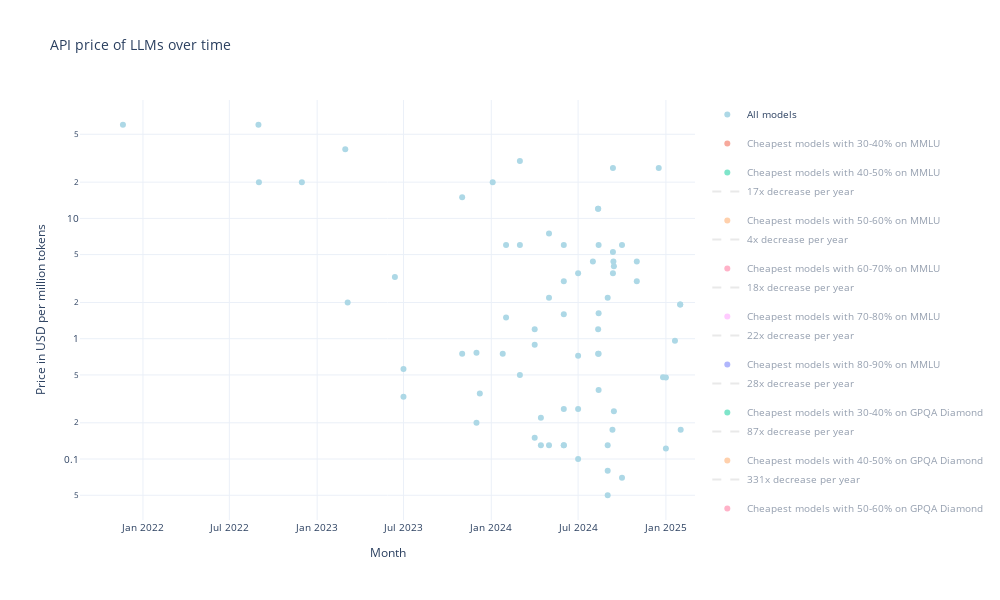

Source (notebook cell):
### Code cell
fig = go.Figure()
fig.add_trace(go.Scatter(
    x=aa_df['Release Date'],
    y=aa_df['USD per 1M Tokens'],
    mode='markers',
    name=f'All models',
    text=aa_df['Model Name'],
    marker=dict(color='lightblue')
))
for bench in benchmarks:
    if benchmark_is_mqa[bench]:
        performance_lower_bounds = range(30, 100, performance_step)
    elif bench == 'LMSys Chatbot Arena ELO':
        continue
    else:
        performance_lower_bounds = range(10, 100, performance_step)
    
    for performance_lower_bound in performance_lower_bounds:
        performance_upper_bound = min(performance_lower_bound + performance_delta, 100)

        performance_range_str = str([performance_lower_bound, performance_upper_bound])

        cheapest_models_df = cheapest_models_lookup[bench][performance_range_str]

        if len(cheapest_models_df) == 0:
            continue

        fig.add_trace(go.Scatter(
            x=cheapest_models_df['Release Date'],
            y=cheapest_models_df['USD per 1M Tokens'],
            mode='markers+text',
            name=f'Cheapest models with {performance_lower_bound}-{performance_upper_bound}% on {bench}',
            text=cheapest_models_df['Model Name'],
            textposition='bottom left',
            # marker=dict(color='blue'),
            visible="legendonly",  # Hide this trace by default
            legendgroup=f'{bench}_{performance_range_str}',
        ))

        exponential_model = regression_models_lookup[bench][performance_range_str]
        if exponential_model is None:
            continue
        
        annual_slope = exponential_model.params['date'] * 365  # Convert daily to annual
        annual_factor = int(round(10**(-annual_slope)))  # Convert log slope to factor
        # Plot the exponential trendline with the data
        fig.add_trace(go.Scatter(
            x=cheapest_models_df['Release Date'],
            y=10**exponential_model.predict(cheapest_models_df['date']),
            mode='lines',
            name=f'{annual_factor}x decrease per year',
            visible="legendonly",
            legendgroup=f'{bench}_{performance_range_str}',
            line=dict(color='lightgrey', dash='dash')
        ))
fig.update_layout(
    title=f'API price of LLMs over time'
)
fig.update_traces(textposition='bottom left')
fig.update_layout(yaxis_type='log')
fig.update_layout(xaxis_title='Month')
fig.update_layout(yaxis_title='Price in USD per million tokens')
# Lower the lower x limit
fig.update_layout(xaxis_range=[aa_df['Release Date'].min() - pd.Timedelta(days=90), aa_df['Release Date'].max() + pd.Timedelta(days=30)])
fig.update_layout(
    width=1000,
    height=600,
    font=dict(size=10),
    # legend=dict(
    #     yanchor="top",
    #     y=0.99,
    #     xanchor="right",
    #     x=0.99,
    #     bordercolor="lightgrey",
    #     borderwidth=1
    # )
)

if save:
    save_plot(fig, results_subdir, 'aa_cheapest_models_all_interactive', extensions=['html'])

fig.show()

### Figure 1 — Plotly figure (JSON) as saved in the notebook; plotly's stock layout.template omitted (floating-point values rounded to 4 significant figures)
{"data": [{"marker": {"color": "lightblue"}, "mode": "markers", "name": "All models", "text": ["GPT-3", "GPT-3", "GPT-3", "GPT-3.5", "GPT-4", "GPT-3.5 Turbo", "GPT-3.5 Turbo", "Llama-2-Chat-7B", "Llama-2-Chat-13B", "GPT-4 Turbo", "GPT-3.5 Turbo", "Llama 2-7B", "Llama 2-70B Chat", "Llama 2-13B", "GPT-3", "GPT-3.5 Turbo", "Mistral-Small-2024-02", "Mistral-Large-2024-02", "Claude-3-Opus", "Claude-3-Haiku", "Claude-3-Sonnet", "Llama-3-Instruct-70B", "Llama-3-Instruct-8B", "Mistral-8x22", "Llama 2-13B", "Llama 2-7B", "GPT-4o-2024-05", "Gemini-1.5-Pro-2024-05", "Gemini-1.5-Flash-2024-05", "Mistral-Large-2-2024-06", "Mistral-NeMo", "Claude-3.5-Haiku", "Claude-3.5-Sonnet-2024-06", "Gemma-2-9B", "Gemma-2-27B", "GPT-4o-mini", "Llama-3.1-Instruct-70B", "Llama-3.1-Instruct-405B", "Llama-3.1-Instruct-8B", "GPT-4o-2024-08", "Claude Instant", "Claude 2", "Claude 2.1", "Gemini 1.0 Pro", "Cohere Command", "Cohere Command Light", "Command R", "Command R+", "Gemini-1.5-Pro-2024-09", "Gemini-1.5-Flash-2024-09", "Llama-3.2-Instruct-3B", "Llama-3.2-Instruct-1B", "DeepSeek-Coder-V2 236B", "Jamba 1.5-Large", "o1-mini", "o1-preview", "Command R+", "Reka Core", "Mistral 7B", "Gemini-1.5-Flash-8B", "Claude-3.5-Sonnet-2024-10", "GPT-4o-2024-11", "Mistral-Large-2-2024-11", "o1", "DeepSeek-V3", "Mistral Small 3", "Phi 4", "DeepSeek-R1", "o1-mini", "o3-mini", "Gemini 2.0 Flash"], "textposition": "bottom left", "type": "scatter", "x": ["2021-11-20T00:00:00", "2022-08-31T00:00:00", "2022-09-01T00:00:00", "2022-11-30T00:00:00", "2023-03-01T00:00:00", "2023-03-06T00:00:00", "2023-06-13T00:00:00", "2023-07-01T00:00:00", "2023-07-01T00:00:00", "2023-11-01T00:00:00", "2023-11-01T00:00:00", "2023-12-01T00:00:00", "2023-12-01T00:00:00", "2023-12-08T00:00:00", "2024-01-04T00:00:00", "2024-01-25T00:00:00", "2024-02-01T00:00:00", "2024-02-01T00:00:00", "2024-03-01T00:00:00", "2024-03-01T00:00:00", "2024-03-01T00:00:00", "2024-04-01T00:00:00", "2024-04-01T00:00:00", "2024-04-01T00:00:00", "2024-04-14T00:00:00", "2024-04-14T00:00:00", "2024-05-01T00:00:00", "2024-05-01T00:00:00", "2024-05-01T00:00:00", "2024-06-01T00:00:00", "2024-06-01T00:00:00", "2024-06-01T00:00:00", "2024-06-01T00:00:00", "2024-06-01T00:00:00", "2024-06-01T00:00:00", "2024-07-01T00:00:00", "2024-07-01T00:00:00", "2024-07-01T00:00:00", "2024-07-01T00:00:00", "2024-08-01T00:00:00", "2024-08-12T00:00:00", "2024-08-12T00:00:00", "2024-08-12T00:00:00", "2024-08-12T00:00:00", "2024-08-13T00:00:00", "2024-08-13T00:00:00", "2024-08-13T00:00:00", "2024-08-13T00:00:00", "2024-09-01T00:00:00", "2024-09-01T00:00:00", "2024-09-01T00:00:00", "2024-09-01T00:00:00", "2024-09-11T00:00:00", "2024-09-12T00:00:00", "2024-09-12T00:00:00", "2024-09-12T00:00:00", "2024-09-13T00:00:00", "2024-09-14T00:00:00", "2024-09-14T00:00:00", "2024-10-01T00:00:00", "2024-10-01T00:00:00", "2024-11-01T00:00:00", "2024-11-01T00:00:00", "2024-12-17T00:00:00", "2024-12-26T00:00:00", "2025-01-01T00:00:00", "2025-01-01T00:00:00", "2025-01-20T00:00:00", "2025-01-31T00:00:00", "2025-01-31T00:00:00", "2025-02-01T00:00:00"], "y": [60, 60, 20, 20, 37.5, 2, 3.25, 0.33, 0.56, 15, 0.75, 0.2, 0.7625, 0.35, 20, 0.75, 1.5, 6, 30, 0.5, 6, 0.89, 0.15, 1.2, 0.22, 0.13, 7.5, 2.19, 0.13, 3, 0.13, 1.6, 6, 0.13, 0.26, 0.26, 0.72, 3.5, 0.1, 4.38, 1.2, 12, 12, 0.75, 1.625, 0.375, 0.75, 6, 2.19, 0.13, 0.08, 0.05, 0.175, 3.5, 5.25, 26.25, 4.375, 4, 0.25, 0.07, 6, 4.38, 3, 26.25, 0.4775, 0.475, 0.1225, 0.96, 1.925, 1.925, 0.175]}, {"legendgroup": "MMLU_[30, 40]", "mode": "markers+text", "name": "Cheapest models with 30-40% on MMLU", "text": ["Llama-3.2-Instruct-1B"], "textposition": "bottom left", "type": "scatter", "visible": "legendonly", "x": ["2024-09-01T00:00:00"], "y": [0.05]}, {"legendgroup": "MMLU_[40, 50]", "mode": "markers+text", "name": "Cheapest models with 40-50% on MMLU", "text": ["GPT-3", "GPT-3", "Llama-2-Chat-13B", "Llama 2-7B", "Llama 2-7B"], "textposition": "bottom left", "type": "scatter", "visible": "legendonly", "x": ["2021-11-20T00:00:00", "2022-09-01T00:00:00", "2023-07-01T00:00:00", "2023-12-01T00:00:00", "2024-04-14T00:00:00"], "y": [60, 20, 0.56, 0.2, 0.13]}, {"legendgroup": "MMLU_[40, 50]", "line": {"color": "lightgrey", "dash": "dash"}, "mode": "lines", "name": "17x decrease per year", "textposition": "bottom left", "type": "scatter", "visible": "legendonly", "x": ["2021-11-20T00:00:00", "2022-09-01T00:00:00", "2023-07-01T00:00:00", "2023-12-01T00:00:00", "2024-04-14T00:00:00"], "y": [83.25, 9.195, 0.8837, 0.2708, 0.09537]}, {"legendgroup": "MMLU_[50, 60]", "mode": "markers+text", "name": "Cheapest models with 50-60% on MMLU", "text": ["Llama 2-13B", "Llama 2-13B"], "textposition": "bottom left", "type": "scatter", "visible": "legendonly", "x": ["2023-12-08T00:00:00", "2024-04-14T00:00:00"], "y": [0.35, 0.22]}, {"legendgroup": "MMLU_[50, 60]", "line": {"color": "lightgrey", "dash": "dash"}, "mode": "lines", "name": "4x decrease per year", "textposition": "bottom left", "type": "scatter", "visible": "legendonly", "x": ["2023-12-08T00:00:00", "2024-04-14T00:00:00"], "y": [0.35, 0.22]}, {"legendgroup": "MMLU_[60, 70]", "mode": "markers+text", "name": "Cheapest models with 60-70% on MMLU", "text": ["GPT-3.5", "GPT-3.5 Turbo", "GPT-3.5 Turbo", "Llama-3-Instruct-8B", "Mistral-NeMo", "Llama-3.2-Instruct-3B"], "textposition": "bottom left", "type": "scatter", "visible": "legendonly", "x": ["2022-11-30T00:00:00", "2023-03-06T00:00:00", "2023-11-01T00:00:00", "2024-04-01T00:00:00", "2024-06-01T00:00:00", "2024-09-01T00:00:00"], "y": [20, 2, 0.75, 0.15, 0.13, 0.08]}, {"legendgroup": "MMLU_[60, 70]", "line": {"color": "lightgrey", "dash": "dash"}, "mode": "lines", "name": "18x decrease per year", "textposition": "bottom left", "type": "scatter", "visible": "legendonly", "x": ["2022-11-30T00:00:00", "2023-03-06T00:00:00", "2023-11-01T00:00:00", "2024-04-01T00:00:00", "2024-06-01T00:00:00", "2024-09-01T00:00:00"], "y": [9.732, 4.549, 0.6796, 0.2039, 0.1257, 0.06067]}, {"legendgroup": "MMLU_[70, 80]", "mode": "markers+text", "name": "Cheapest models with 70-80% on MMLU", "text": ["Claude-3-Haiku", "Gemini-1.5-Flash-2024-05", "Llama-3.1-Instruct-8B", "Gemini-1.5-Flash-8B"], "textposition": "bottom left", "type": "scatter", "visible": "legendonly", "x": ["2024-03-01T00:00:00", "2024-05-01T00:00:00", "2024-07-01T00:00:00", "2024-10-01T00:00:00"], "y": [0.5, 0.13, 0.1, 0.07]}, {"legendgroup": "MMLU_[70, 80]", "line": {"color": "lightgrey", "dash": "dash"}, "mode": "lines", "name": "22x decrease per year", "textposition": "bottom left", "type": "scatter", "visible": "legendonly", "x": ["2024-03-01T00:00:00", "2024-05-01T00:00:00", "2024-07-01T00:00:00", "2024-10-01T00:00:00"], "y": [0.3371, 0.2016, 0.1206, 0.05552]}, {"legendgroup": "MMLU_[80, 90]", "mode": "markers+text", "name": "Cheapest models with 80-90% on MMLU", "text": ["GPT-4", "GPT-4 Turbo", "Gemini-1.5-Pro-2024-05", "Claude-3.5-Haiku", "GPT-4o-mini", "Phi 4"], "textposition": "bottom left", "type": "scatter", "visible": "legendonly", "x": ["2023-03-01T00:00:00", "2023-11-01T00:00:00", "2024-05-01T00:00:00", "2024-06-01T00:00:00", "2024-07-01T00:00:00", "2025-01-01T00:00:00"], "y": [37.5, 15, 2.19, 1.6, 0.26, 0.1225]}, {"legendgroup": "MMLU_[80, 90]", "line": {"color": "lightgrey", "dash": "dash"}, "mode": "lines", "name": "28x decrease per year", "textposition": "bottom left", "type": "scatter", "visible": "legendonly", "x": ["2023-03-01T00:00:00", "2023-11-01T00:00:00", "2024-05-01T00:00:00", "2024-06-01T00:00:00", "2024-07-01T00:00:00", "2025-01-01T00:00:00"], "y": [64.05, 6.906, 1.32, 0.996, 0.7583, 0.1424]}, {"legendgroup": "GPQA Diamond_[30, 40]", "mode": "markers+text", "name": "Cheapest models with 30-40% on GPQA Diamond", "text": ["GPT-4", "Mistral-Small-2024-02", "Claude-3-Haiku", "Gemini-1.5-Flash-2024-05"], "textposition": "bottom left", "type": "scatter", "visible": "legendonly", "x": ["2023-03-01T00:00:00", "2024-02-01T00:00:00", "2024-03-01T00:00:00", "2024-05-01T00:00:00"], "y": [37.5, 1.5, 0.5, 0.13]}, {"legendgroup": "GPQA Diamond_[30, 40]", "line": {"color": "lightgrey", "dash": "dash"}, "mode": "lines", "name": "87x decrease per year", "textposition": "bottom left", "type": "scatter", "visible": "legendonly", "x": ["2023-03-01T00:00:00", "2024-02-01T00:00:00", "2024-03-01T00:00:00", "2024-05-01T00:00:00"], "y": [43.94, 0.7095, 0.4975, 0.2357]}, {"legendgroup": "GPQA Diamond_[40, 50]", "mode": "markers+text", "name": "Cheapest models with 40-50% on GPQA Diamond", "text": ["GPT-4 Turbo", "Gemini-1.5-Pro-2024-05", "GPT-4o-mini", "Gemini-1.5-Flash-2024-09"], "textposition": "bottom left", "type": "scatter", "visible": "legendonly", "x": ["2023-11-01T00:00:00", "2024-05-01T00:00:00", "2024-07-01T00:00:00", "2024-09-01T00:00:00"], "y": [15, 2.19, 0.26, 0.13]}, {"legendgroup": "GPQA Diamond_[40, 50]", "line": {"color": "lightgrey", "dash": "dash"}, "mode": "lines", "name": "331x decrease per year", "textposition": "bottom left", "type": "scatter", "visible": "legendonly", "x": ["2023-11-01T00:00:00", "2024-05-01T00:00:00", "2024-07-01T00:00:00", "2024-09-01T00:00:00"], "y": [18.67, 1.035, 0.3924, 0.1465]}, {"legendgroup": "GPQA Diamond_[50, 60]", "mode": "markers+text", "name": "Cheapest models with 50-60% on GPQA Diamond", "text": ["GPT-4o-2024-05", "Claude-3.5-Sonnet-2024-06", "GPT-4o-2024-08", "DeepSeek-V3", "Phi 4"], "textposition": "bottom left", "type": "scatter", "visible": "legendonly", "x": ["2024-05-01T00:00:00", "2024-06-01T00:00:00", "2024-08-01T00:00:00", "2024-12-26T00:00:00", "2025-01-01T00:00:00"], "y": [7.5, 6, 4.38, 0.4775, 0.1225]}, {"legendgroup": "GPQA Diamond_[50, 60]", "line": {"color": "lightgrey", "dash": "dash"}, "mode": "lines", "name": "244x decrease per year", "textposition": "bottom left", "type": "scatter", "visible": "legendonly", "x": ["2024-05-01T00:00:00", "2024-06-01T00:00:00", "2024-08-01T00:00:00", "2024-12-26T00:00:00", "2025-01-01T00:00:00"], "y": [10.15, 6.363, 2.539, 0.2774, 0.2534]}, {"legendgroup": "GPQA Diamond_[60, 70]", "mode": "markers+text", "name": "Cheapest models with 60-70% on GPQA Diamond", "text": ["Gemini-1.5-Pro-2024-09"], "textposition": "bottom left", "type": "scatter", "visible": "legendonly", "x": ["2024-09-01T00:00:00"], "y": [2.19]}, {"legendgroup": "GPQA Diamond_[70, 80]", "mode": "markers+text", "name": "Cheapest models with 70-80% on GPQA Diamond", "text": ["o1", "DeepSeek-R1"], "textposition": "bottom left", "type": "scatter", "visible": "legendonly", "x": ["2024-12-17T00:00:00", "2025-01-20T00:00:00"], "y": [26.25, 0.96]}, {"legendgroup": "GPQA Diamond_[70, 80]", "line": {"color": "lightgrey", "dash": "dash"}, "mode": "lines", "name": "2661301245483694x decrease per year", "textposition": "bottom left", "type": "scatter", "visible": "legendonly", "x": ["2024-12-17T00:00:00", "2025-01-20T00:00:00"], "y": [26.25, 0.96]}, {"legendgroup": "MATH 5_[10, 20]", "mode": "markers+text", "name": "Cheapest models with 10-20% on MATH 5", "text": ["GPT-3.5 Turbo", "GPT-3.5 Turbo", "Claude-3-Haiku", "Gemma-2-9B"], "textposition": "bottom left", "type": "scatter", "visible": "legendonly", "x": ["2023-06-13T00:00:00", "2023-11-01T00:00:00", "2024-03-01T00:00:00", "2024-06-01T00:00:00"], "y": [3.25, 0.75, 0.5, 0.13]}, {"legendgroup": "MATH 5_[10, 20]", "line": {"color": "lightgrey", "dash": "dash"}, "mode": "lines", "name": "22x decrease per year", "textposition": "bottom left", "type": "scatter", "visible": "legendonly", "x": ["2023-06-13T00:00:00", "2023-11-01T00:00:00", "2024-03-01T00:00:00", "2024-06-01T00:00:00"], "y": [3.117, 0.9481, 0.3414, 0.157]}, {"legendgroup": "MATH 5_[20, 30]", "mode": "markers+text", "name": "Cheapest models with 20-30% on MATH 5", "text": ["GPT-4", "Mistral-Large-2024-02", "Llama-3-Instruct-70B", "Gemini-1.5-Flash-2024-05", "Llama-3.1-Instruct-8B"], "textposition": "bottom left", "type": "scatter", "visible": "legendonly", "x": ["2023-03-01T00:00:00", "2024-02-01T00:00:00", "2024-04-01T00:00:00", "2024-05-01T00:00:00", "2024-07-01T00:00:00"], "y": [37.5, 6, 0.89, 0.13, 0.1]}, {"legendgroup": "MATH 5_[20, 30]", "line": {"color": "lightgrey", "dash": "dash"}, "mode": "lines", "name": "76x decrease per year", "textposition": "bottom left", "type": "scatter", "visible": "legendonly", "x": ["2023-03-01T00:00:00", "2024-02-01T00:00:00", "2024-04-01T00:00:00", "2024-05-01T00:00:00", "2024-07-01T00:00:00"], "y": [60.48, 1.112, 0.5458, 0.3824, 0.1855]}, {"legendgroup": "MATH 5_[30, 40]", "mode": "markers+text", "name": "Cheapest models with 30-40% on MATH 5", "text": ["GPT-4 Turbo", "Llama-3.1-Instruct-70B"], "textposition": "bottom left", "type": "scatter", "visible": "legendonly", "x": ["2023-11-01T00:00:00", "2024-07-01T00:00:00"], "y": [15, 0.72]}, {"legendgroup": "MATH 5_[30, 40]", "line": {"color": "lightgrey", "dash": "dash"}, "mode": "lines", "name": "96x decrease per year", "textposition": "bottom left", "type": "scatter", "visible": "legendonly", "x": ["2023-11-01T00:00:00", "2024-07-01T00:00:00"], "y": [15.0, 0.72]}, {"legendgroup": "MATH 5_[40, 50]", "mode": "markers+text", "name": "Cheapest models with 40-50% on MATH 5", "text": ["Gemini-1.5-Pro-2024-05", "GPT-4o-mini"], "textposition": "bottom left", "type": "scatter", "visible": "legendonly", "x": ["2024-05-01T00:00:00", "2024-07-01T00:00:00"], "y": [2.19, 0.26]}, {"legendgroup": "MATH 5_[40, 50]", "line": {"color": "lightgrey", "dash": "dash"}, "mode": "lines", "name": "344868x decrease per year", "textposition": "bottom left", "type": "scatter", "visible": "legendonly", "x": ["2024-05-01T00:00:00", "2024-07-01T00:00:00"], "y": [2.19, 0.26]}, {"legendgroup": "MATH 5_[50, 60]", "mode": "markers+text", "name": "Cheapest models with 50-60% on MATH 5", "text": ["Gemini-1.5-Flash-2024-09"], "textposition": "bottom left", "type": "scatter", "visible": "legendonly", "x": ["2024-09-01T00:00:00"], "y": [0.13]}, {"legendgroup": "MATH 5_[60, 70]", "mode": "markers+text", "name": "Cheapest models with 60-70% on MATH 5", "text": ["Gemini-1.5-Pro-2024-09", "DeepSeek-V3", "Phi 4"], "textposition": "bottom left", "type": "scatter", "visible": "legendonly", "x": ["2024-09-01T00:00:00", "2024-12-26T00:00:00", "2025-01-01T00:00:00"], "y": [2.19, 0.4775, 0.1225]}, {"legendgroup": "MATH 5_[60, 70]", "line": {"color": "lightgrey", "dash": "dash"}, "mode": "lines", "name": "995x decrease per year", "textposition": "bottom left", "type": "scatter", "visible": "legendonly", "x": ["2024-09-01T00:00:00", "2024-12-26T00:00:00", "2025-01-01T00:00:00"], "y": [2.26, 0.252, 0.225]}, {"legendgroup": "MATH 5_[80, 90]", "mode": "markers+text", "name": "Cheapest models with 80-90% on MATH 5", "text": ["o1-mini", "o1-mini"], "textposition": "bottom left", "type": "scatter", "visible": "legendonly", "x": ["2024-09-12T00:00:00", "2025-01-31T00:00:00"], "y": [5.25, 1.925]}, {"legendgroup": "MATH 5_[80, 90]", "line": {"color": "lightgrey", "dash": "dash"}, "mode": "lines", "name": "13x decrease per year", "textposition": "bottom left", "type": "scatter", "visible": "legendonly", "x": ["2024-09-12T00:00:00", "2025-01-31T00:00:00"], "y": [5.25, 1.925]}, {"legendgroup": "MATH 5_[90, 100]", "mode": "markers+text", "name": "Cheapest models with 90-100% on MATH 5", "text": ["o1", "DeepSeek-R1"], "textposition": "bottom left", "type": "scatter", "visible": "legendonly", "x": ["2024-12-17T00:00:00", "2025-01-20T00:00:00"], "y": [26.25, 0.96]}, {"legendgroup": "MATH 5_[90, 100]", "line": {"color": "lightgrey", "dash": "dash"}, "mode": "lines", "name": "2661301245483694x decrease per year", "textposition": "bottom left", "type": "scatter", "visible": "legendonly", "x": ["2024-12-17T00:00:00", "2025-01-20T00:00:00"], "y": [26.25, 0.96]}, {"legendgroup": "MATH-500_[10, 20]", "mode": "markers+text", "name": "Cheapest models with 10-20% on MATH-500", "text": ["Llama-3.2-Instruct-1B"], "textposition": "bottom left", "type": "scatter", "visible": "legendonly", "x": ["2024-09-01T00:00:00"], "y": [0.05]}, {"legendgroup": "MATH-500_[20, 30]", "mode": "markers+text", "name": "Cheapest models with 20-30% on MATH-500", "text": ["GPT-4"], "textposition": "bottom left", "type": "scatter", "visible": "legendonly", "x": ["2023-03-01T00:00:00"], "y": [37.5]}, {"legendgroup": "MATH-500_[30, 40]", "mode": "markers+text", "name": "Cheapest models with 30-40% on MATH-500", "text": ["Claude-3-Haiku", "Llama-3-Instruct-8B"], "textposition": "bottom left", "type": "scatter", "visible": "legendonly", "x": ["2024-03-01T00:00:00", "2024-04-01T00:00:00"], "y": [0.5, 0.15]}, {"legendgroup": "MATH-500_[30, 40]", "line": {"color": "lightgrey", "dash": "dash"}, "mode": "lines", "name": "1433757x decrease per year", "textposition": "bottom left", "type": "scatter", "visible": "legendonly", "x": ["2024-03-01T00:00:00", "2024-04-01T00:00:00"], "y": [0.5, 0.15]}, {"legendgroup": "MATH-500_[40, 50]", "mode": "markers+text", "name": "Cheapest models with 40-50% on MATH-500", "text": ["GPT-3.5 Turbo", "GPT-3.5 Turbo", "Mistral-NeMo", "Llama-3.1-Instruct-8B", "Llama-3.2-Instruct-3B"], "textposition": "bottom left", "type": "scatter", "visible": "legendonly", "x": ["2023-06-13T00:00:00", "2023-11-01T00:00:00", "2024-06-01T00:00:00", "2024-07-01T00:00:00", "2024-09-01T00:00:00"], "y": [3.25, 0.75, 0.13, 0.1, 0.08]}, {"legendgroup": "MATH-500_[40, 50]", "line": {"color": "lightgrey", "dash": "dash"}, "mode": "lines", "name": "22x decrease per year", "textposition": "bottom left", "type": "scatter", "visible": "legendonly", "x": ["2023-06-13T00:00:00", "2023-11-01T00:00:00", "2024-06-01T00:00:00", "2024-07-01T00:00:00", "2024-09-01T00:00:00"], "y": [2.854, 0.8647, 0.1424, 0.1104, 0.06532]}, {"legendgroup": "MATH-500_[50, 60]", "mode": "markers+text", "name": "Cheapest models with 50-60% on MATH-500", "text": ["Mistral-Small-2024-02", "Llama-3-Instruct-70B", "Gemini-1.5-Flash-2024-05"], "textposition": "bottom left", "type": "scatter", "visible": "legendonly", "x": ["2024-02-01T00:00:00", "2024-04-01T00:00:00", "2024-05-01T00:00:00"], "y": [1.5, 0.89, 0.13]}, {"legendgroup": "MATH-500_[50, 60]", "line": {"color": "lightgrey", "dash": "dash"}, "mode": "lines", "name": "7749x decrease per year", "textposition": "bottom left", "type": "scatter", "visible": "legendonly", "x": ["2024-02-01T00:00:00", "2024-04-01T00:00:00", "2024-05-01T00:00:00"], "y": [1.902, 0.4364, 0.2091]}, {"legendgroup": "MATH-500_[60, 70]", "mode": "markers+text", "name": "Cheapest models with 60-70% on MATH-500", "text": ["Claude-3-Opus", "Gemini-1.5-Pro-2024-05", "Claude-3.5-Haiku", "Llama-3.1-Instruct-70B", "Gemini-1.5-Flash-8B"], "textposition": "bottom left", "type": "scatter", "visible": "legendonly", "x": ["2024-03-01T00:00:00", "2024-05-01T00:00:00", "2024-06-01T00:00:00", "2024-07-01T00:00:00", "2024-10-01T00:00:00"], "y": [30, 2.19, 1.6, 0.72, 0.07]}, {"legendgroup": "MATH-500_[60, 70]", "line": {"color": "lightgrey", "dash": "dash"}, "mode": "lines", "name": "20513x decrease per year", "textposition": "bottom left", "type": "scatter", "visible": "legendonly", "x": ["2024-03-01T00:00:00", "2024-05-01T00:00:00", "2024-06-01T00:00:00", "2024-07-01T00:00:00", "2024-10-01T00:00:00"], "y": [19.96, 3.798, 1.634, 0.7227, 0.05916]}, {"legendgroup": "MATH-500_[70, 80]", "mode": "markers+text", "name": "Cheapest models with 70-80% on MATH-500", "text": ["GPT-4 Turbo", "GPT-4o-2024-05", "Mistral-Large-2-2024-06", "GPT-4o-mini"], "textposition": "bottom left", "type": "scatter", "visible": "legendonly", "x": ["2023-11-01T00:00:00", "2024-05-01T00:00:00", "2024-06-01T00:00:00", "2024-07-01T00:00:00"], "y": [15, 7.5, 3, 0.26]}, {"legendgroup": "MATH-500_[70, 80]", "line": {"color": "lightgrey", "dash": "dash"}, "mode": "lines", "name": "89x decrease per year", "textposition": "bottom left", "type": "scatter", "visible": "legendonly", "x": ["2023-11-01T00:00:00", "2024-05-01T00:00:00", "2024-06-01T00:00:00", "2024-07-01T00:00:00"], "y": [21.79, 2.32, 1.585, 1.095]}, {"legendgroup": "MATH-500_[80, 90]", "mode": "markers+text", "name": "Cheapest models with 80-90% on MATH-500", "text": ["Gemini-1.5-Flash-2024-09", "Phi 4"], "textposition": "bottom left", "type": "scatter", "visible": "legendonly", "x": ["2024-09-01T00:00:00", "2025-01-01T00:00:00"], "y": [0.13, 0.1225]}, {"legendgroup": "MATH-500_[80, 90]", "line": {"color": "lightgrey", "dash": "dash"}, "mode": "lines", "name": "1x decrease per year", "textposition": "bottom left", "type": "scatter", "visible": "legendonly", "x": ["2024-09-01T00:00:00", "2025-01-01T00:00:00"], "y": [0.13, 0.1225]}, {"legendgroup": "HumanEval_[10, 20]", "mode": "markers+text", "name": "Cheapest models with 10-20% on HumanEval", "text": ["Llama-2-Chat-7B", "Gemini-1.5-Flash-8B"], "textposition": "bottom left", "type": "scatter", "visible": "legendonly", "x": ["2023-07-01T00:00:00", "2024-10-01T00:00:00"], "y": [0.33, 0.07]}, {"legendgroup": "HumanEval_[10, 20]", "line": {"color": "lightgrey", "dash": "dash"}, "mode": "lines", "name": "3x decrease per year", "textposition": "bottom left", "type": "scatter", "visible": "legendonly", "x": ["2023-07-01T00:00:00", "2024-10-01T00:00:00"], "y": [0.33, 0.07]}, {"legendgroup": "HumanEval_[30, 40]", "mode": "markers+text", "name": "Cheapest models with 30-40% on HumanEval", "text": ["Llama-3.2-Instruct-1B"], "textposition": "bottom left", "type": "scatter", "visible": "legendonly", "x": ["2024-09-01T00:00:00"], "y": [0.05]}, {"legendgroup": "HumanEval_[50, 60]", "mode": "markers+text", "name": "Cheapest models with 50-60% on HumanEval", "text": ["Llama-3-Instruct-8B", "Llama-3.2-Instruct-3B"], "textposition": "bottom left", "type": "scatter", "visible": "legendonly", "x": ["2024-04-01T00:00:00", "2024-09-01T00:00:00"], "y": [0.15, 0.08]}, {"legendgroup": "HumanEval_[50, 60]", "line": {"color": "lightgrey", "dash": "dash"}, "mode": "lines", "name": "4x decrease per year", "textposition": "bottom left", "type": "scatter", "visible": "legendonly", "x": ["2024-04-01T00:00:00", "2024-09-01T00:00:00"], "y": [0.15, 0.08]}, {"legendgroup": "HumanEval_[60, 70]", "mode": "markers+text", "name": "Cheapest models with 60-70% on HumanEval", "text": ["GPT-4", "Mistral-Large-2024-02", "Gemma-2-9B", "Llama-3.1-Instruct-8B"], "textposition": "bottom left", "type": "scatter", "visible": "legendonly", "x": ["2023-03-01T00:00:00", "2024-02-01T00:00:00", "2024-06-01T00:00:00", "2024-07-01T00:00:00"], "y": [37.5, 6, 0.13, 0.1]}, {"legendgroup": "HumanEval_[60, 70]", "line": {"color": "lightgrey", "dash": "dash"}, "mode": "lines", "name": "80x decrease per year", "textposition": "bottom left", "type": "scatter", "visible": "legendonly", "x": ["2023-03-01T00:00:00", "2024-02-01T00:00:00", "2024-06-01T00:00:00", "2024-07-01T00:00:00"], "y": [61.27, 1.076, 0.2521, 0.1759]}, {"legendgroup": "HumanEval_[70, 80]", "mode": "markers+text", "name": "Cheapest models with 70-80% on HumanEval", "text": ["GPT-3.5 Turbo", "GPT-3.5 Turbo", "Claude-3-Haiku", "Mistral-NeMo"], "textposition": "bottom left", "type": "scatter", "visible": "legendonly", "x": ["2023-06-13T00:00:00", "2023-11-01T00:00:00", "2024-03-01T00:00:00", "2024-06-01T00:00:00"], "y": [3.25, 0.75, 0.5, 0.13]}, {"legendgroup": "HumanEval_[70, 80]", "line": {"color": "lightgrey", "dash": "dash"}, "mode": "lines", "name": "22x decrease per year", "textposition": "bottom left", "type": "scatter", "visible": "legendonly", "x": ["2023-06-13T00:00:00", "2023-11-01T00:00:00", "2024-03-01T00:00:00", "2024-06-01T00:00:00"], "y": [3.117, 0.9481, 0.3414, 0.157]}, {"legendgroup": "HumanEval_[80, 90]", "mode": "markers+text", "name": "Cheapest models with 80-90% on HumanEval", "text": ["Claude-3-Opus", "Gemini-1.5-Pro-2024-05", "Claude-3.5-Haiku", "GPT-4o-mini", "Gemini-1.5-Flash-2024-09", "Phi 4"], "textposition": "bottom left", "type": "scatter", "visible": "legendonly", "x": ["2024-03-01T00:00:00", "2024-05-01T00:00:00", "2024-06-01T00:00:00", "2024-07-01T00:00:00", "2024-09-01T00:00:00", "2025-01-01T00:00:00"], "y": [30, 2.19, 1.6, 0.26, 0.13, 0.1225]}, {"legendgroup": "HumanEval_[80, 90]", "line": {"color": "lightgrey", "dash": "dash"}, "mode": "lines", "name": "548x decrease per year", "textposition": "bottom left", "type": "scatter", "visible": "legendonly", "x": ["2024-03-01T00:00:00", "2024-05-01T00:00:00", "2024-06-01T00:00:00", "2024-07-01T00:00:00", "2024-09-01T00:00:00", "2025-01-01T00:00:00"], "y": [7.877, 2.746, 1.607, 0.9573, 0.328, 0.03986]}, {"legendgroup": "HumanEval_[90, 100]", "mode": "markers+text", "name": "Cheapest models with 90-100% on HumanEval", "text": ["GPT-4 Turbo", "GPT-4o-2024-05", "Mistral-Large-2-2024-06"], "textposition": "bottom left", "type": "scatter", "visible": "legendonly", "x": ["2023-11-01T00:00:00", "2024-05-01T00:00:00", "2024-06-01T00:00:00"], "y": [15, 7.5, 3]}, {"legendgroup": "HumanEval_[90, 100]", "line": {"color": "lightgrey", "dash": "dash"}, "mode": "lines", "name": "10x decrease per year", "textposition": "bottom left", "type": "scatter", "visible": "legendonly", "x": ["2023-11-01T00:00:00", "2024-05-01T00:00:00", "2024-06-01T00:00:00"], "y": [15.87, 5.081, 4.185]}], "layout": {"font": {"size": 10}, "height": 600, "title": {"text": "API price of LLMs over time"}, "width": 1000, "xaxis": {"range": ["2021-08-22T00:00:00", "2025-03-03T00:00:00"], "title": {"text": "Month"}}, "yaxis": {"title": {"text": "Price in USD per million tokens"}, "type": "log"}}}
